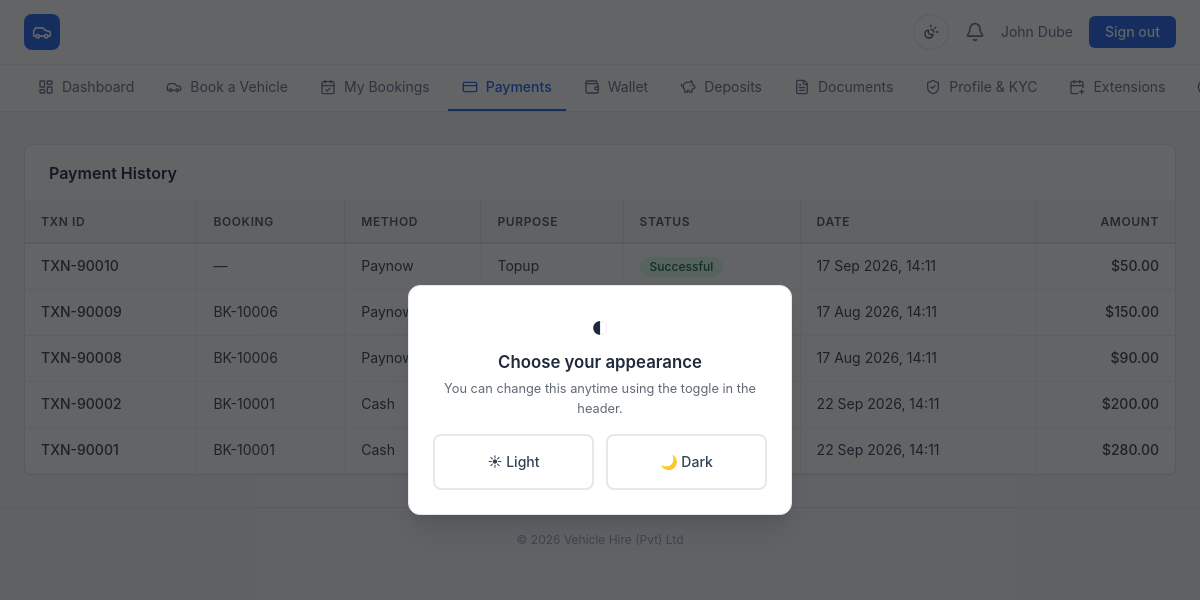
The page /client/payments.php (signed in) on the database its author committed.
### tables this page shows
CREATE TABLE clients (
    id INT UNSIGNED AUTO_INCREMENT PRIMARY KEY,
    user_id INT UNSIGNED DEFAULT NULL UNIQUE,
    client_no VARCHAR(20) NOT NULL UNIQUE,
    full_name VARCHAR(160) NOT NULL,
    dob DATE DEFAULT NULL,
    phone VARCHAR(40) DEFAULT NULL,
    email VARCHAR(190) DEFAULT NULL,
    address TEXT DEFAULT NULL,
    national_id VARCHAR(60) DEFAULT NULL,
    licence_no VARCHAR(60) DEFAULT NULL,
    licence_expiry DATE DEFAULT NULL,
    photo VARCHAR(255) DEFAULT NULL,
    tax_no VARCHAR(60) DEFAULT NULL,
    fiscalise TINYINT(1) NOT NULL DEFAULT 0,
    kyc_status ENUM('pending','under_review','verified','rejected') NOT NULL DEFAULT 'pending',
    account_status ENUM('active','suspended') NOT NULL DEFAULT 'active',
    source ENUM('online','walk_in') NOT NULL DEFAULT 'online',
    created_at DATETIME NOT NULL DEFAULT CURRENT_TIMESTAMP,
    updated_at DATETIME NOT NULL DEFAULT CURRENT_TIMESTAMP ON UPDATE CURRENT_TIMESTAMP,
    FOREIGN KEY (user_id) REFERENCES users(id) ON DELETE SET NULL,
    INDEX idx_clients_phone (phone),
    INDEX idx_clients_email (email),
    INDEX idx_clients_national_id (national_id),
    INDEX idx_clients_kyc (kyc_status)
);

CREATE TABLE payments (
    id INT UNSIGNED AUTO_INCREMENT PRIMARY KEY,
    txn_id VARCHAR(40) NOT NULL UNIQUE,
    booking_id INT UNSIGNED DEFAULT NULL,
    client_id INT UNSIGNED NOT NULL,
    amount DECIMAL(10,2) NOT NULL,
    method ENUM('cash','bank_transfer','paynow','card','wallet','other') NOT NULL,
    reference VARCHAR(120) DEFAULT NULL,
    purpose ENUM('rental','deposit','topup','extension','other') NOT NULL DEFAULT 'rental',
    status ENUM('pending','successful','failed','cancelled','refunded') NOT NULL DEFAULT 'pending',
    poll_url VARCHAR(255) DEFAULT NULL,
    paid_at DATETIME DEFAULT NULL,
    staff_id INT UNSIGNED DEFAULT NULL,
    notes VARCHAR(255) DEFAULT NULL,
    created_at DATETIME NOT NULL DEFAULT CURRENT_TIMESTAMP,
    FOREIGN KEY (booking_id) REFERENCES bookings(id) ON DELETE SET NULL,
    FOREIGN KEY (client_id) REFERENCES clients(id),
    FOREIGN KEY (staff_id) REFERENCES users(id) ON DELETE SET NULL,
    INDEX idx_payments_booking (booking_id, status),
    INDEX idx_payments_client (client_id),
    INDEX idx_payments_status (status)
);

CREATE TABLE bookings (
    id INT UNSIGNED AUTO_INCREMENT PRIMARY KEY,
    ref VARCHAR(20) NOT NULL UNIQUE,
    client_id INT UNSIGNED NOT NULL,
    vehicle_id INT UNSIGNED NOT NULL,
    pickup_at DATETIME NOT NULL,
    return_at DATETIME NOT NULL,
    status ENUM('pending','confirmed','active','completed','cancelled','overdue') NOT NULL DEFAULT 'pending',
    base_amount DECIMAL(10,2) NOT NULL DEFAULT 0.00,
    additional_amount DECIMAL(10,2) NOT NULL DEFAULT 0.00,
    discount DECIMAL(10,2) NOT NULL DEFAULT 0.00,
    total DECIMAL(10,2) NOT NULL DEFAULT 0.00,
    deposit_required DECIMAL(10,2) NOT NULL DEFAULT 0.00,
    notes TEXT DEFAULT NULL,
    source ENUM('online','walk_in') NOT NULL DEFAULT 'online',
    created_by INT UNSIGNED DEFAULT NULL,
    created_at DATETIME NOT NULL DEFAULT CURRENT_TIMESTAMP,
    updated_at DATETIME NOT NULL DEFAULT CURRENT_TIMESTAMP ON UPDATE CURRENT_TIMESTAMP,
    FOREIGN KEY (client_id) REFERENCES clients(id),
    FOREIGN KEY (vehicle_id) REFERENCES vehicles(id),
    FOREIGN KEY (created_by) REFERENCES users(id) ON DELETE SET NULL,
    INDEX idx_bookings_client (client_id),
    INDEX idx_bookings_vehicle_dates (vehicle_id, pickup_at, return_at),
    INDEX idx_bookings_status (status),
    INDEX idx_bookings_dates (pickup_at, return_at)
);

### app/Auth.php (called while the page is built, shortened)
<?php
final class Auth
{
    private static ?array $user = null;
    public static function user(): ?array
    {
        if (self::$user === null && !empty($_SESSION['user_id'])) {
            self::$user = Database::one(
                'SELECT u.*, r.name AS role_name FROM users u
                 JOIN roles r ON r.id = u.role_id WHERE u.id = ?',
                [$_SESSION['user_id']]
            );
        }
        return self::$user;
    }
    public static function check(): bool
    {
        return self::user() !== null;
    }
    public static function client(): ?array
    {
        $user = self::user();
        return Database::one('SELECT * FROM clients WHERE user_id = ?', [$user['id']]);
    }
    public static function requireLogin(): void
    {
        if (!self::check()) {
            flash('error', 'Please log in to continue.');
            $inAdmin = str_contains($_SERVER['SCRIPT_NAME'] ?? '', '/admin/');
            redirect($inAdmin ? 'admin/login.php' : 'login.php');
        }
    }
    public static function requireClient(): void
    {
        self::requireLogin();
    }
}

### app/Database.php (called while the page is built, shortened)
<?php
final class Database
{
    private static ?PDO $pdo = null;
    public static function pdo(): PDO
    {
        if (self::$pdo === null) {
            $db = $GLOBALS['config']['db'];
            $dsn = sprintf(
                'mysql:host=%s;port=%d;dbname=%s;charset=%s',
                $db['host'], $db['port'], $db['name'], $db['charset'] ?? 'utf8mb4'
            );
            try {
                self::$pdo = new PDO($dsn, $db['user'], $db['pass'], [
                    PDO::ATTR_ERRMODE => PDO::ERRMODE_EXCEPTION,
                    PDO::ATTR_DEFAULT_FETCH_MODE => PDO::FETCH_ASSOC,
                    PDO::ATTR_EMULATE_PREPARES => false,
                ]);
            } catch (PDOException $e) {
                error_log('DB connection failed: ' . $e->getMessage());
                http_response_code(500);
                exit('Database connection failed. Please check configuration.');
            }
        }
        return self::$pdo;
    }
    public static function run(string $sql, array $params = []): PDOStatement
    {
        $stmt = self::pdo()->prepare($sql);
        $stmt->execute($params);
        return $stmt;
    }
    public static function all(string $sql, array $params = []): array
    {
        return self::run($sql, $params)->fetchAll();
    }
    public static function one(string $sql, array $params = []): ?array
    {
        $row = self::run($sql, $params)->fetch();
        return $row === false ? null : $row;
    }
}

### public/client/payments.php (the view, shortened to what this page needs)
<?php
require_once dirname(__DIR__, 2) . '/app/bootstrap.php';
Auth::requireClient();
$client = Auth::client();
$payments = Database::all(
    'SELECT p.*, b.ref booking_ref FROM payments p LEFT JOIN bookings b ON b.id=p.booking_id
     WHERE p.client_id = ? ORDER BY p.id DESC', [$client['id']]);
$active = 'payments';
require APP_PATH . '/views/client/header.php';
?>
<div class="card !p-0 overflow-x-auto">
    <div class="px-6 py-4 border-b border-gray-100"><h2 class="font-semibold text-slate-800">Payment History</h2></div>
    <table class="w-full">
        <thead><tr>
            <th class="th">Txn ID</th><th class="th">Booking</th><th class="th">Method</th>
            <th class="th">Purpose</th><th class="th">Status</th><th class="th">Date</th><th class="th text-right">Amount</th>
        </tr></thead>
        <tbody>
        <?php foreach ($payments as $p): ?>
        <tr class="table-row">
            <td class="td font-medium"><?= e($p['txn_id']) ?></td>
            <td class="td"><?= e($p['booking_ref'] ?? '—') ?></td>
            <td class="td"><?= e(ucwords(str_replace('_',' ',$p['method']))) ?></td>
            <td class="td"><?= e(ucfirst($p['purpose'])) ?></td>
            <td class="td"><?= status_badge($p['status']) ?></td>
            <td class="td"><?= e(fmt_datetime($p['paid_at'] ?? $p['created_at'])) ?></td>
            <td class="td text-right font-medium"><?= money($p['amount']) ?></td>
        </tr>
        <?php endforeach; ?>
        </tbody>
    </table>
</div>
<?php require APP_PATH . '/views/client/footer.php'; ?>

### app/views/client/header.php (shortened to what this page needs)
<?php
$user = Auth::user();
$client = Auth::client();
$active = $active ?? '';
$navItems = [
    ['index.php', 'Dashboard', 'layout-dashboard', 'dashboard'],
    ['browse.php', 'Book a Vehicle', 'car', 'browse'],
    ['bookings.php', 'My Bookings', 'calendar-check', 'bookings'],
    ['payments.php', 'Payments', 'credit-card', 'payments'],
    ['wallet.php', 'Wallet', 'wallet', 'wallet'],
    ['deposits.php', 'Deposits', 'piggy-bank', 'deposits'],
    ['documents.php', 'Documents', 'file-text', 'documents'],
    ['kyc.php', 'Profile & KYC', 'shield-check', 'kyc'],
    ['extensions.php', 'Extensions', 'calendar-plus', 'extensions'],
    ['support.php', 'Support', 'life-buoy', 'support'],
    ['settings.php', 'Settings', 'settings', 'settings'],
];
?>
<!DOCTYPE html>
<html lang="en">
<head>
<link rel="stylesheet" href="<?= url('assets/css/app.css') ?>">
</head>
<body class="bg-slate-50">
<header class="site-header bg-white border-b border-gray-200 text-slate-700 sticky top-0 z-40">
    <div class="max-w-7xl mx-auto px-4 sm:px-6 h-16 flex items-center justify-between">
        <a href="<?= url('index.php') ?>" class="flex items-center gap-3 shrink-0">
            <span class="w-9 h-9 rounded-lg bg-blue-600 text-white flex items-center justify-center"><i data-lucide="car" class="w-5 h-5"></i></span>
        </a>
        <div class="flex items-center gap-3 sm:gap-4 text-sm">
            <button class="theme-toggle" type="button" data-theme-toggle title="Toggle dark / light mode">
                <i data-lucide="sun-moon" class="w-4 h-4"></i>
            </button>
            <a href="<?= url('client/notifications.php') ?>" class="relative text-slate-500 hover:text-slate-700">
                <i data-lucide="bell" class="w-5 h-5"></i>
            </a>
            <span class="text-slate-500 hidden md:block"><?= e($client['full_name'] ?? $user['name']) ?></span>
            <a href="<?= url('logout.php') ?>" class="bg-blue-600 hover:bg-blue-700 text-white px-4 py-1.5 rounded-md font-medium">Sign out</a>
        </div>
    </div>
    <nav class="border-t border-gray-100">
        <div class="max-w-7xl mx-auto px-4 sm:px-6 flex gap-1 overflow-x-auto">
            <?php foreach ($navItems as [$href, $label, $icon, $key]): ?>
            <a href="<?= url('client/' . $href) ?>"
               class="flex items-center gap-2 px-3.5 py-3 text-sm whitespace-nowrap border-b-2 <?= $active === $key ? 'border-blue-600 text-blue-600 font-medium' : 'border-transparent text-slate-500 hover:text-slate-800' ?>">
                <i data-lucide="<?= $icon ?>" class="w-4 h-4"></i><?= e($label) ?>
            </a>
            <?php endforeach; ?>
        </div>
    </nav>
</header>
<main class="max-w-7xl mx-auto px-4 sm:px-6 py-6 sm:py-8">

### app/helpers.php (shortened to what this page needs)
<?php
function e(?string $value): string
{
    return htmlspecialchars((string) $value, ENT_QUOTES, 'UTF-8');
}
function config(string $key, $default = null)
{
    $segments = explode('.', $key);
    $value = $GLOBALS['config'];
    foreach ($segments as $segment) {
        $value = $value[$segment];
    }
    return $value;
}
function url(string $path = ''): string
{
    return rtrim((string) config('app_url'), '/') . '/' . ltrim($path, '/');
}
function money($amount): string
{
    return (string) config('currency_symbol', '$') . number_format((float) $amount, 2);
}
function fmt_date($value, string $format = 'd M Y'): string
{
    $ts = is_numeric($value) ? (int) $value : strtotime((string) $value);
    return $ts ? date($format, $ts) : '—';
}
function fmt_datetime($value): string
{
    return fmt_date($value, 'd M Y, H:i');
}
function status_badge(string $status): string
{
    $map = [
        'available' => 'bg-green-100 text-green-800',
        'reserved' => 'bg-amber-100 text-amber-800',
        'on_hire' => 'bg-blue-100 text-blue-800',
        'maintenance' => 'bg-red-100 text-red-800',
        'unavailable' => 'bg-gray-200 text-gray-700',
        'pending' => 'bg-amber-100 text-amber-800',
        'confirmed' => 'bg-blue-100 text-blue-800',
        'active' => 'bg-green-100 text-green-800',
        'completed' => 'bg-gray-200 text-gray-700',
        'cancelled' => 'bg-red-100 text-red-800',
        'overdue' => 'bg-red-100 text-red-800',
        'paid' => 'bg-green-100 text-green-800',
        'successful' => 'bg-green-100 text-green-800',
        'failed' => 'bg-red-100 text-red-800',
        'refunded' => 'bg-purple-100 text-purple-800',
        'verified' => 'bg-green-100 text-green-800',
        'under_review' => 'bg-amber-100 text-amber-800',
        'rejected' => 'bg-red-100 text-red-800',
        'approved' => 'bg-green-100 text-green-800',
        'partial' => 'bg-amber-100 text-amber-800',
        'held' => 'bg-blue-100 text-blue-800',
        'released' => 'bg-gray-200 text-gray-700',
    ];
    $cls = $map[strtolower($status)] ?? 'bg-gray-200 text-gray-700';
    $label = ucwords(str_replace('_', ' ', $status));
    return '<span class="inline-flex items-center px-2.5 py-0.5 rounded-full text-xs font-medium '
        . $cls . '">' . e($label) . '</span>';
}

### rows shown on the page
clients: full_name "John Dube"
payments: txn "TXN-90010", booking_ref "—", method "Paynow", purpose "Topup", status "Successful", paid_at "17 Sep 2026, 14:11", amount "$50.00"
payments: txn "TXN-90009", booking.ref "BK-10006", method "Paynow", paid_at "17 Aug 2026, 14:11", amount "$150.00"
payments: txn "TXN-90008", booking.ref "BK-10006", method "Paynow", paid_at "17 Aug 2026, 14:11", amount "$90.00"
payments: txn "TXN-90002", booking.ref "BK-10001", method "Cash", paid_at "22 Sep 2026, 14:11", amount "$200.00"
payments: txn "TXN-90001", booking.ref "BK-10001", method "Cash", paid_at "22 Sep 2026, 14:11", amount "$280.00"

### other values the page prints
$label "Dashboard"
$label "Book a Vehicle"
$label "My Bookings"
$label "Payments"
$label "Wallet"
$label "Deposits"
$label "Documents"
$label "Profile & KYC"
$label "Extensions"
setting('company_name', 'Vehicle Hire') "Vehicle Hire (Pvt) Ltd"
